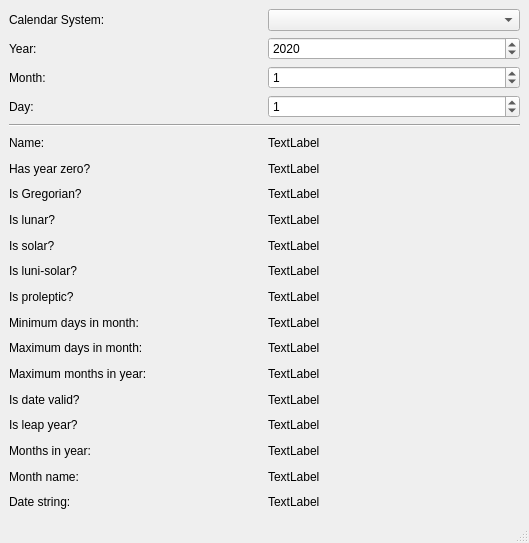
<?xml version="1.0" encoding="UTF-8"?>
<ui version="4.0">
 <class>MainWindow</class>
 <widget class="QMainWindow" name="MainWindow">
  <property name="geometry">
   <rect>
    <x>0</x>
    <y>0</y>
    <width>529</width>
    <height>543</height>
   </rect>
  </property>
  <property name="windowTitle">
   <string>Calendar System Demo</string>
  </property>
  <widget class="QWidget" name="centralwidget">
   <layout class="QVBoxLayout" name="verticalLayout">
    <item>
     <layout class="QGridLayout" name="gridLayout">
      <item row="0" column="0">
       <widget class="QLabel" name="calendarSystemLabel">
        <property name="text">
         <string>Calendar System:</string>
        </property>
       </widget>
      </item>
      <item row="0" column="1">
       <widget class="QComboBox" name="comboBox"/>
      </item>
      <item row="1" column="0">
       <widget class="QLabel" name="yearLabel">
        <property name="text">
         <string>Year:</string>
        </property>
       </widget>
      </item>
      <item row="1" column="1">
       <widget class="QSpinBox" name="yearSpinBox">
        <property name="maximum">
         <number>9999</number>
        </property>
        <property name="value">
         <number>2020</number>
        </property>
       </widget>
      </item>
      <item row="2" column="0">
       <widget class="QLabel" name="monthLabel">
        <property name="text">
         <string>Month:</string>
        </property>
       </widget>
      </item>
      <item row="2" column="1">
       <widget class="QSpinBox" name="monthSpinBox">
        <property name="maximum">
         <number>13</number>
        </property>
        <property name="value">
         <number>1</number>
        </property>
       </widget>
      </item>
      <item row="3" column="0">
       <widget class="QLabel" name="dayLabel">
        <property name="text">
         <string>Day:</string>
        </property>
       </widget>
      </item>
      <item row="3" column="1">
       <widget class="QSpinBox" name="daySpinBox">
        <property name="maximum">
         <number>32</number>
        </property>
        <property name="value">
         <number>1</number>
        </property>
       </widget>
      </item>
     </layout>
    </item>
    <item>
     <widget class="Line" name="line">
      <property name="orientation">
       <enum>Qt::Horizontal</enum>
      </property>
     </widget>
    </item>
    <item>
     <layout class="QGridLayout" name="gridLayout_2">
      <item row="0" column="0">
       <widget class="QLabel" name="label1">
        <property name="text">
         <string>Name:</string>
        </property>
       </widget>
      </item>
      <item row="0" column="1">
       <widget class="QLabel" name="label2">
        <property name="text">
         <string>TextLabel</string>
        </property>
       </widget>
      </item>
      <item row="1" column="0">
       <widget class="QLabel" name="label3">
        <property name="text">
         <string>Has year zero?</string>
        </property>
       </widget>
      </item>
      <item row="1" column="1">
       <widget class="QLabel" name="label4">
        <property name="text">
         <string>TextLabel</string>
        </property>
       </widget>
      </item>
      <item row="2" column="0">
       <widget class="QLabel" name="label5">
        <property name="text">
         <string>Is Gregorian?</string>
        </property>
       </widget>
      </item>
      <item row="2" column="1">
       <widget class="QLabel" name="label6">
        <property name="text">
         <string>TextLabel</string>
        </property>
       </widget>
      </item>
      <item row="3" column="0">
       <widget class="QLabel" name="label7">
        <property name="text">
         <string>Is lunar?</string>
        </property>
       </widget>
      </item>
      <item row="3" column="1">
       <widget class="QLabel" name="label8">
        <property name="text">
         <string>TextLabel</string>
        </property>
       </widget>
      </item>
      <item row="4" column="0">
       <widget class="QLabel" name="label9">
        <property name="text">
         <string>Is solar?</string>
        </property>
       </widget>
      </item>
      <item row="4" column="1">
       <widget class="QLabel" name="label10">
        <property name="text">
         <string>TextLabel</string>
        </property>
       </widget>
      </item>
      <item row="5" column="0">
       <widget class="QLabel" name="label11">
        <property name="text">
         <string>Is luni-solar?</string>
        </property>
       </widget>
      </item>
      <item row="5" column="1">
       <widget class="QLabel" name="label12">
        <property name="text">
         <string>TextLabel</string>
        </property>
       </widget>
      </item>
      <item row="6" column="0">
       <widget class="QLabel" name="label13">
        <property name="text">
         <string>Is proleptic?</string>
        </property>
       </widget>
      </item>
      <item row="6" column="1">
       <widget class="QLabel" name="label14">
        <property name="text">
         <string>TextLabel</string>
        </property>
       </widget>
      </item>
      <item row="7" column="0">
       <widget class="QLabel" name="label15">
        <property name="text">
         <string>Minimum days in month:</string>
        </property>
       </widget>
      </item>
      <item row="7" column="1">
       <widget class="QLabel" name="label16">
        <property name="text">
         <string>TextLabel</string>
        </property>
       </widget>
      </item>
      <item row="8" column="0">
       <widget class="QLabel" name="label17">
        <property name="text">
         <string>Maximum days in month:</string>
        </property>
       </widget>
      </item>
      <item row="8" column="1">
       <widget class="QLabel" name="label18">
        <property name="text">
         <string>TextLabel</string>
        </property>
       </widget>
      </item>
      <item row="9" column="0">
       <widget class="QLabel" name="label19">
        <property name="text">
         <string>Maximum months in year:</string>
        </property>
       </widget>
      </item>
      <item row="9" column="1">
       <widget class="QLabel" name="label20">
        <property name="text">
         <string>TextLabel</string>
        </property>
       </widget>
      </item>
      <item row="10" column="0">
       <widget class="QLabel" name="label21">
        <property name="text">
         <string>Is date valid?</string>
        </property>
       </widget>
      </item>
      <item row="10" column="1">
       <widget class="QLabel" name="label22">
        <property name="text">
         <string>TextLabel</string>
        </property>
       </widget>
      </item>
      <item row="11" column="0">
       <widget class="QLabel" name="label23">
        <property name="text">
         <string>Is leap year?</string>
        </property>
       </widget>
      </item>
      <item row="11" column="1">
       <widget class="QLabel" name="label24">
        <property name="text">
         <string>TextLabel</string>
        </property>
       </widget>
      </item>
      <item row="12" column="0">
       <widget class="QLabel" name="label25">
        <property name="text">
         <string>Months in year:</string>
        </property>
       </widget>
      </item>
      <item row="12" column="1">
       <widget class="QLabel" name="label26">
        <property name="text">
         <string>TextLabel</string>
        </property>
       </widget>
      </item>
      <item row="13" column="0">
       <widget class="QLabel" name="label27">
        <property name="text">
         <string>Month name:</string>
        </property>
       </widget>
      </item>
      <item row="13" column="1">
       <widget class="QLabel" name="label28">
        <property name="text">
         <string>TextLabel</string>
        </property>
       </widget>
      </item>
      <item row="14" column="0">
       <widget class="QLabel" name="label29">
        <property name="text">
         <string>Date string:</string>
        </property>
       </widget>
      </item>
      <item row="14" column="1">
       <widget class="QLabel" name="label30">
        <property name="text">
         <string>TextLabel</string>
        </property>
       </widget>
      </item>
     </layout>
    </item>
   </layout>
  </widget>
  <widget class="QMenuBar" name="menubar">
   <property name="geometry">
    <rect>
     <x>0</x>
     <y>0</y>
     <width>529</width>
     <height>23</height>
    </rect>
   </property>
  </widget>
  <widget class="QStatusBar" name="statusbar"/>
 </widget>
 <resources/>
 <connections/>
</ui>
